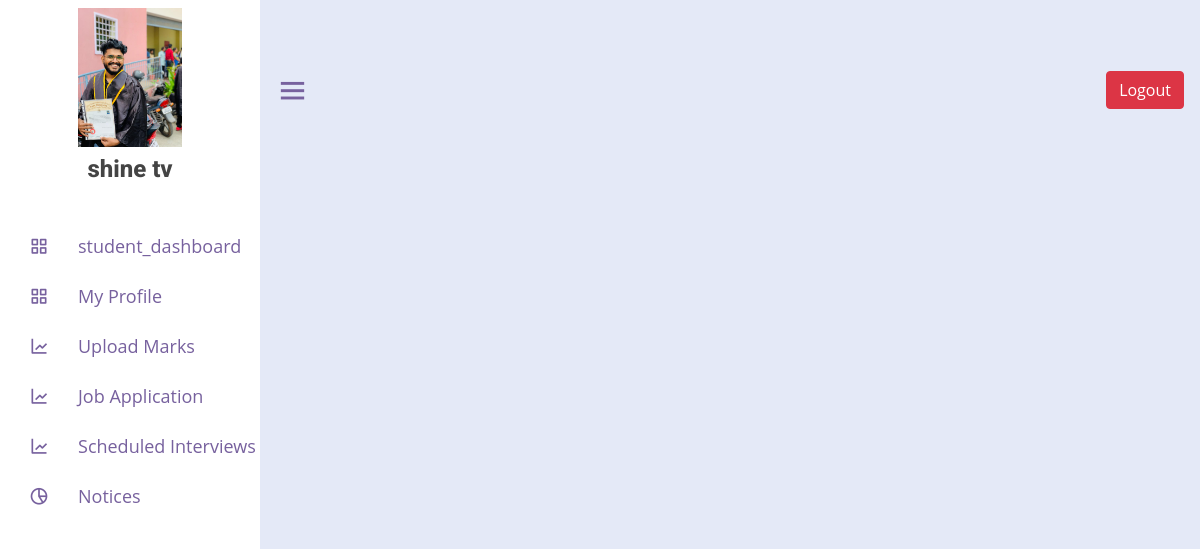
/stud_header/ (signed in), run on the app's committed database.
### placement_app/models.py (models this page shows, shortened)
class Student(models.Model):
    name = models.CharField(max_length=255)
    email = models.EmailField()
    phone = models.CharField(max_length=15)
    branch = models.CharField(max_length=50)
    sem = models.IntegerField()
    year = models.IntegerField()
    backlog = models.IntegerField()
    resume = models.FileField(upload_to='resumes/')
    stud_image = models.ImageField(
        upload_to='stud_image/', null=False, blank=True, default="Nil")
    slug = models.SlugField(unique=True, max_length=255, default="nil")
    cgpa = models.FloatField(max_length=100, default=0)

### placement_app/views.py (the view)
# urls.py: path('stud_header/',views.stud_header),
def stud_header(request):
    SessionId = request.session['id']
    stud_d = Student.objects.filter(id=SessionId)
    context={'stud_d':stud_d}
    return render(request,'Student/studentheader.html',context)

### placement_app/templates/student/studentheader.html (shortened to what this page needs)
{% load static %}
<!DOCTYPE html>
<html lang="en">
<head>
  <link href="https://cdn.jsdelivr.net/npm/bootstrap@5.1.3/dist/css/bootstrap.min.css" rel="stylesheet"
>
  <link href="{% static 'css/style.css' %}" rel="stylesheet">
  <link rel="stylesheet" href="https://cdnjs.cloudflare.com/ajax/libs/boxicons/2.1.0/css/boxicons.min.css"
 />
    <link rel="stylesheet" href="https://cdnjs.cloudflare.com/ajax/libs/font-awesome/6.4.0/css/all.min.css" />
</head>
<body>
  <div class="sidebar">
    <div class="logo-details ">
      {% for x in stud_d %}
      <img src="{{ x.stud_image.url }}" width="40%" class="mx-5 my-2">
      {% endfor %}
    </div>
    {% for x in stud_d %}
    <h4 class="logo_name d-block mx-auto" style="width: fit-content;">{{x.name}}</h4>
    {% endfor %}
    <ul class="nav-links">
      <li>
        <a href="/student_dashboard/">
          <i class='bx bx-grid-alt'></i>
          <span class="link_name">student_dashboard</span>
        </a>
      </li>
      <li>
        <a href="/student_profile/">
          <i class='bx bx-grid-alt'></i>
          <span class="link_name">My Profile</span>
        </a>
      </li>
      <li>
        <a href="/Add_gpa/">
          <i class='bx bx-line-chart'></i>
          <span class="link_name">Upload Marks</span>
        </a>
      </li>
      <li>
        <li>
          <a href="/job_application/">
            <i class='bx bx-line-chart'></i>
            <span class="link_name">Job Application</span>
          </a>
        </li>
        <li>
          <a href="/view_scheduled_interview/">
            <i class='bx bx-line-chart'></i>
            <span class="link_name">Scheduled Interviews</span>
          </a>
        </li>
        <li>
        <a href="#">
          <i class='bx bx-pie-chart-alt-2'></i>
          <span class="link_name">Notices</span>
        </a>
      </li>
    </ul>
  </div>
  <section class="home-section">
    <div class="home-content">
      <i class='bx bx-menu'></i>
      <a href="/logout/"><button class="btn btn-danger " type="button">Logout</button></a>
  </div>
  </section>
    <link rel="stylesheet" href="https://cdnjs.cloudflare.com/ajax/libs/jquery-modal/0.9.1/jquery.modal.min.css" />
</body>
</html>

### placement_app/static/css/style.css (style rules this page uses)
:root { --color-white: #fff; --color-light: #f1f5f9; --color-black: #121212; --color-night: #001632; --color-red: #f44336; --color-blue: #1a73e8; --color-gray: #80868b; --color-grayish: #dadce0; --shadow-normal: 0 1px 3px 0 rgba(0, 0, 0, 0.1), 0 1px 2px 0 rgba(0, 0, 0, 0.06); --shadow-medium: 0 4px 6px -1px rgba(0, 0, 0, 0.1), 0 2px 4px -1px rgba(0, 0, 0, 0.06); --shadow-large: 0 10px 15px -3px rgba(0, 0, 0, 0.1), 0 4px 6px -2px rgba(0, 0, 0, 0.05); }
body { font-family: "Open Sans", sans-serif; color: #444444; }
a { text-decoration: none; color: #d9232d; }
h1, h2, h3, h4, h5, h6 { font-family: "Roboto", sans-serif; font-weight: 800; }
section { padding: 60px 0; overflow: hidden; }
.sidebar { position: fixed; top: 0; left: 0; height: 100%; width: 260px; background: #ffff; z-index: 100; transition: all 0.5s ease; }
.sidebar .logo-details { width: 100%; display: flex; align-items: center; justify-content: center; }
.sidebar .nav-links { height: 100%; padding: 30px 0 150px 0; overflow: auto; }
.sidebar .nav-links li { position: relative; list-style: none; transition: all 0.4s ease; }
.sidebar .nav-links li i { height: 50px; min-width: 78px; text-align: center; line-height: 50px; color: #77619e; font-size: 20px; cursor: pointer; transition: all 0.3s ease; }
.sidebar .nav-links li a { display: flex; align-items: center; text-decoration: none; }
.sidebar .nav-links li a .link_name { font-size: 18px; font-weight: 400; color: #77619e; transition: all 0.4s ease; }
.home-section { position: relative; background: #e4e9f7; min-height: 100vh; left: 260px; width: calc(100% - 260px); transition: all 0.5s ease; }
.home-section .home-content { height: 60px; display: flex; align-items: center; justify-content: space-between; }
.home-content button { margin-right: 1rem; }
.home-section .home-content .bx-menu, .home-section .home-content .text { color: #77619e; font-size: 35px; }
.home-section .home-content .bx-menu { margin: 0 15px; cursor: pointer; }

### data on the page
Student: stud_image (picture), name "shine tv"
